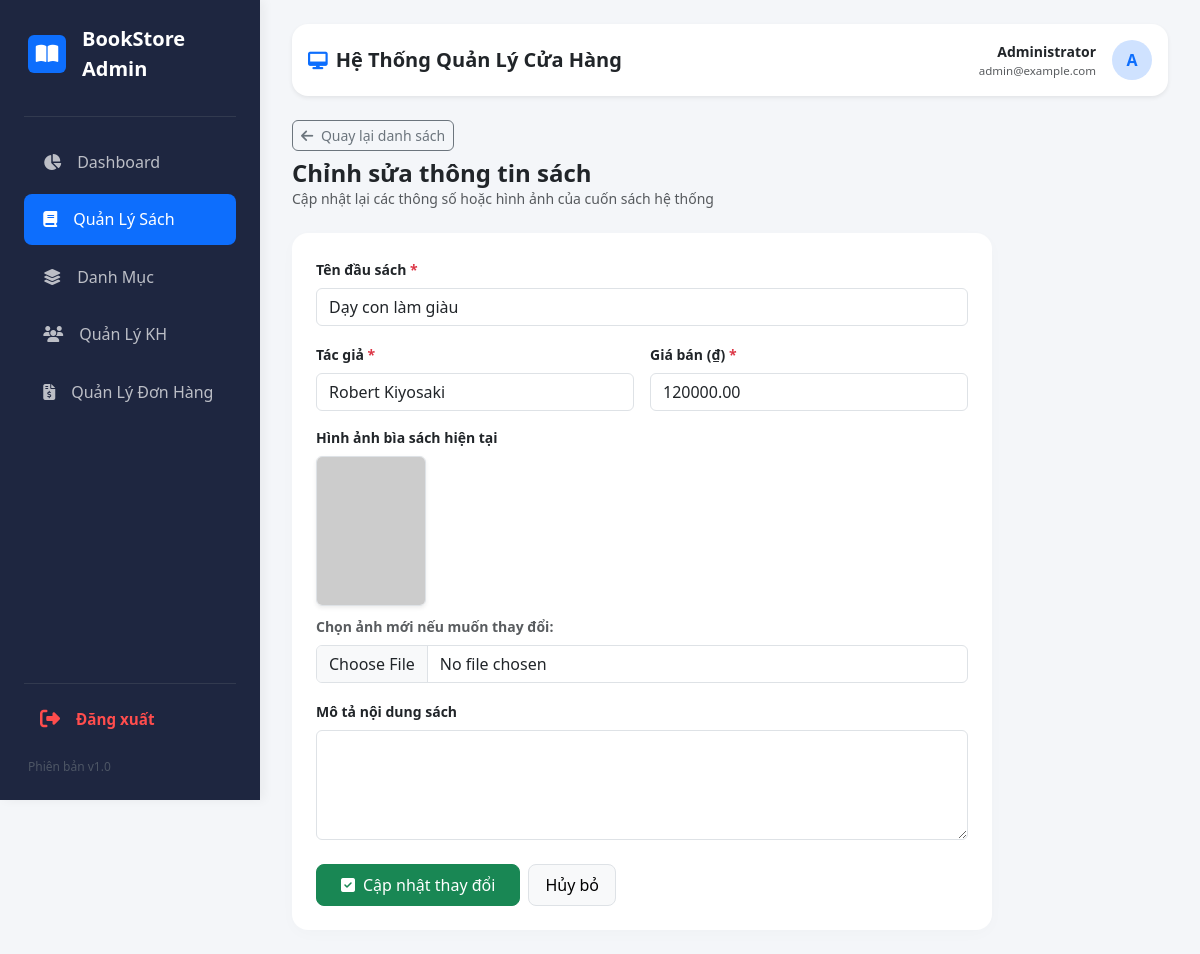
Screenshot of /admin/index.php?page=book-edit&id=3 (signed in) with the database file from the repository.
### tables this page shows
CREATE TABLE `books` (
  `id` int(11) NOT NULL,
  `title` varchar(200) NOT NULL,
  `author` varchar(100) DEFAULT NULL,
  `price` decimal(10,2) NOT NULL,
  `description` text DEFAULT NULL,
  `image` varchar(255) DEFAULT NULL,
  `category_id` int(11) DEFAULT NULL,
  `created_at` timestamp NOT NULL DEFAULT current_timestamp()
);

### admin/view/book-edit.php (the view, shortened to what this page needs)
<?php
$book = null;
if (isset($_GET['id']) && isset($pdo)) {
    try {
        $id = $_GET['id'];
        $stmt = $pdo->prepare("SELECT * FROM books WHERE id = ?");
        $stmt->execute([$id]);
        $book = $stmt->fetch(PDO::FETCH_ASSOC);
    } catch (Exception $e) {
        echo "<div class='alert alert-danger mb-3'>Lỗi tải thông tin sách: " . $e->getMessage() . "</div>";
    }
} else {
    echo "<script>window.location.href='index.php?page=book-list';</script>";
    exit();
}
?>
<div class="mb-4">
    <a href="index.php?page=book-list" class="btn btn-sm btn-outline-secondary rounded-2 mb-2">
        <i class="fa-solid fa-arrow-left me-1"></i> Quay lại danh sách
    </a>
    <h4 class="fw-bold m-0 text-dark">Chỉnh sửa thông tin sách</h4>
    <p class="text-muted small m-0">Cập nhật lại các thông số hoặc hình ảnh của cuốn sách hệ thống</p>
</div>
<div class="card panel-box" style="max-width: 700px;">
    <form action="modules/book/update.php" method="POST" enctype="multipart/form-data">
        <div class="mb-3">
            <label for="title" class="form-label fw-semibold small text-dark">Tên đầu sách <span class="text-danger">*</span></label>
            <input type="text" class="form-control rounded-2" id="title" name="title" value="<?= htmlspecialchars($book['title']) ?>" required>
        </div>
        <div class="row g-3 mb-3">
            <div class="col-md-6">
                <label for="author" class="form-label fw-semibold small text-dark">Tác giả <span class="text-danger">*</span></label>
                <input type="text" class="form-control rounded-2" id="author" name="author" value="<?= htmlspecialchars($book['author']) ?>" required>
            </div>
            <div class="col-md-6">
                <label for="price" class="form-label fw-semibold small text-dark">Giá bán (₫) <span class="text-danger">*</span></label>
                <input type="number" class="form-control rounded-2" id="price" name="price" value="<?= $book['price'] ?>" min="0" required>
            </div>
        </div>
        <div class="mb-3">
            <label class="form-label fw-semibold small text-dark d-block">Hình ảnh bìa sách hiện tại</label>
            <div class="mb-2">
                <img id="img-preview" src="../public/upload/<?= htmlspecialchars($book['image'] ?? 'default.jpg') ?>"
                     class="rounded-2 border shadow-sm" style="width: 110px; height: 150px; object-fit: cover;"
                     onerror="this.src='https://placehold.co/110x150?text=No+Cover'">
            </div>
            <label for="image" class="form-label fw-semibold small text-muted">Chọn ảnh mới nếu muốn thay đổi:</label>
            <input type="file" class="form-control rounded-2" id="image" name="image" accept="image/*" onchange="previewImage(event)">
        </div>
        <div class="mb-4">
            <label for="description" class="form-label fw-semibold small text-dark">Mô tả nội dung sách</label>
            <textarea class="form-control rounded-2" id="description" name="description" rows="4"><?= htmlspecialchars($book['description'] ?? '') ?></textarea>
        </div>
        <div class="d-flex gap-2">
            <button type="submit" name="btn-edit" class="btn btn-success rounded-3 px-4 py-2">
                <i class="fa-solid fa-square-check me-2"></i>Cập nhật thay đổi
            </button>
            <a href="index.php?page=book-list" class="btn btn-light border rounded-3 px-3 py-2">Hủy bỏ</a>
        </div>
    </form>
</div>

### admin/index.php (style rules this page uses)
:root { --sb-bg: #1e2640; --sb-hover: #2d3758; --body-bg: #f4f6f9; }
body { background-color: var(--body-bg); font-family: 'Segoe UI', system-ui, sans-serif; margin: 0; overflow-x: hidden; }
.panel-box { border: none; border-radius: 1rem; box-shadow: 0 4px 16px rgba(0,0,0,0.02); background: #fff; padding: 1.5rem; }

### rows the page displays
books: title "Dạy con làm giàu", author "Robert Kiyosaki", price "120000.00"

### other values shown
$admin_fullname "Administrator"
$admin_email "admin@example.com"
$avatar_letter "A"
